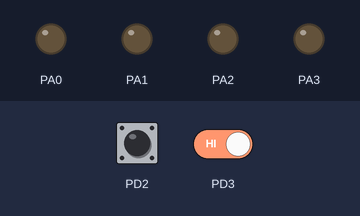
Recording of a program running on a simulated ATmega32, built with avr-gcc and emulated at 1 MHz. Shown: output pins drawn as LEDs (lit = HIGH). Dashed ring = blinking. The test bench sets the inputs (shaded band); at power-on: PD2 HIGH, PD3 HIGH.

Above: at 1.2 s.
1.3 s: PD2 driven LOW
At 1.9 s:
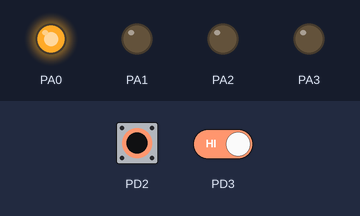
2.8 s: PD3 driven LOW
At 3.1 s:
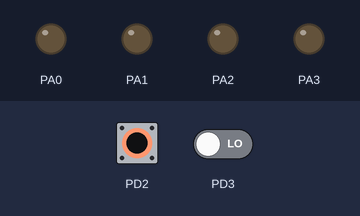
4.3 s: PD2 pulsed HIGH 5 times (0.12 s each, 0.3 s apart)
At 5.9 s:
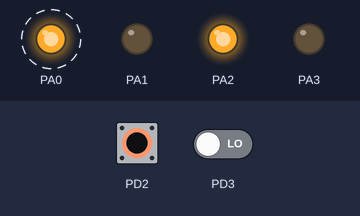
7.3 s: PD2 pulsed HIGH 2 times (0.12 s each, 0.3 s apart)
At 8.7 s:
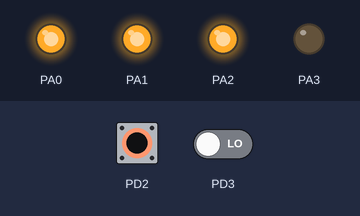
Timing chart, 0 to 10.3 s (numbered marks = the images above; inputs shaded):
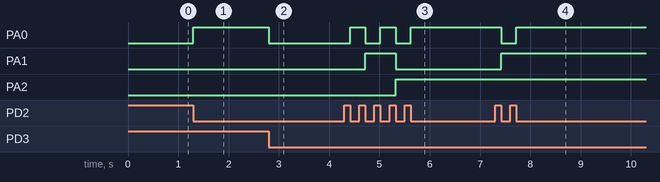

The program:

counterISR.c
```c
#include <avr/io.h>
#include <avr/interrupt.h>
#define F_CPU 1000000
#include <util/delay.h>

int count=0;


ISR(INT0_vect)
{
	count++;
	if(count==16){
		count=0;
	}

	PORTA = count;

	_delay_ms(200);
	GIFR = 0xFF;

}

ISR(INT1_vect)
 {
	 count--;
	 if(count==-1){
		count=15;
	 }

	 PORTA = count;
	 	_delay_ms(200);

	 	GIFR = 0xFF;
	// _delay_ms(500);
 }

int main(void) {

	DDRA = 0x0F;
	PORTA = count;

	GICR |= (1<<INT0) | (1<<INT1);

	//MCUCSR = MCUCSR & 0b10111111;
	MCUCR =  0b00001010;

	sei();
	while(1);
}
```

Measured:
- after the input at 1.3 s, PA0: LOW → HIGH at once
- after the input at 2.8 s, PA0: HIGH → LOW at once
- after the input at 4.3 s, PA0: alternates HIGH for 0.30 s and LOW for 0.30 s, 5 changes in all, then stays HIGH, starting after 0.12 s; PA1: LOW → HIGH after 0.42 s, → LOW 0.60 s later; PA2: LOW → HIGH after 1.0 s
- after the input at 7.3 s, PA0: HIGH → LOW after 0.12 s, → HIGH 0.30 s later; PA1: LOW → HIGH after 0.12 s
